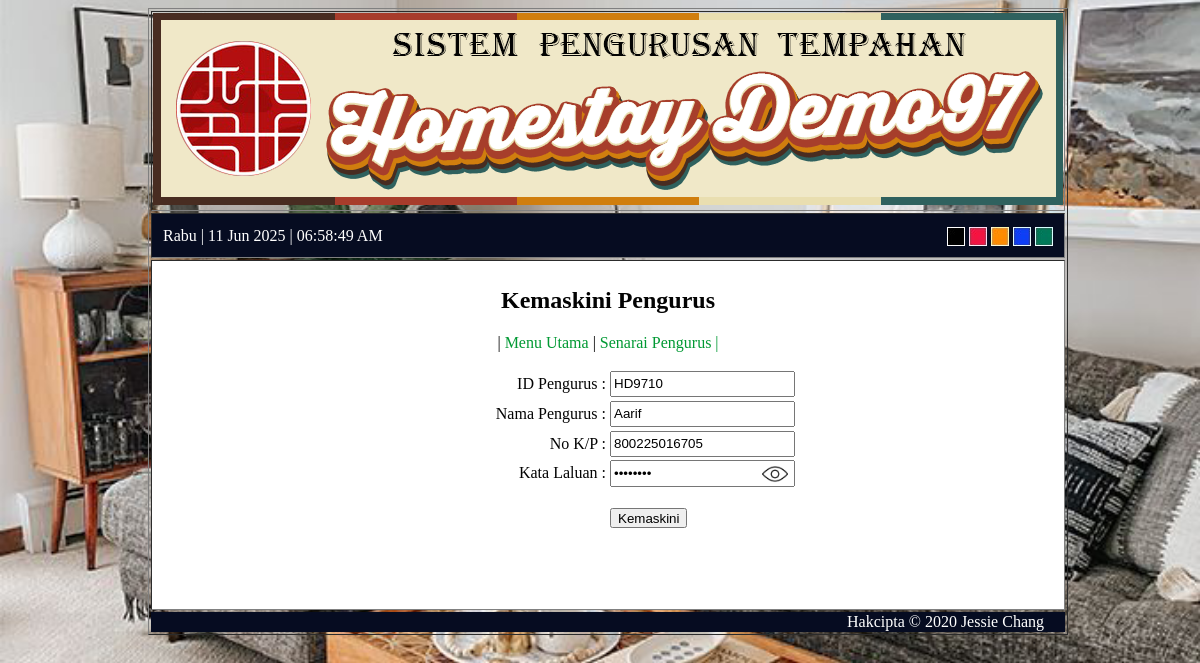
The page /kemaskinipengurus.php?IDPengurus=HD9710 on the database its author committed.
### tables this page shows
CREATE TABLE `pengurus` (
  `IDPengurus` varchar(10) NOT NULL,
  `NamaPengurus` varchar(50) NOT NULL,
  `NoKP` varchar(12) NOT NULL,
  `KataLaluan` varchar(20) NOT NULL
);

### kemaskinipengurus.php (the view, shortened to what this page needs)
<?PHP
include('header.php');
include('connect.php');
echo"<h2>Kemaskini Pengurus</h2>
<p style='color:#030303'>| <a href='menuutamaadmin.php' style='color:#009933'>Menu Utama</a> |
<a href ='senaraipengurusadmin.php' style='color:#009933'>Senarai Pengurus |</a></p>";
$idpengurusW=$_GET['IDPengurus'];
$sqlcari=mysqli_query($jescdb,"select*
from pengurus where IDPengurus='$idpengurusW'");
$data=mysqli_fetch_array($sqlcari);
?>
<form action='kemaskinipengurus.php?IDPengurus=<?PHP echo $idpengurusW; ?>' method='POST'>
<table>
    <tr>
       <td align='right' width='50%'>ID Pengurus : </td>
       <td><input type='text' name='IDPengurus' maxlength='10' value="<?PHP echo $data['IDPengurus'];?>"></td>
    </tr>
    <tr>
       <td align='right' width='50%'>Nama Pengurus : </td>
       <td><input type='text' name='NamaPengurus' value="<?PHP echo $data['NamaPengurus'];?>"></td>
    </tr>
    <tr>
       <td align='right' width='50%'>No K/P :</td>
       <td><input type='text' name='NoKP' maxlength='12' value="<?PHP echo $data['NoKP'];?>">
       </td>
    </tr>
    <tr>
       <td align='right' width='50%'>Kata Laluan :</td>
       <td class="inputBox">
       <input type='password' name='KataLaluan' required minlength='8' required maxlength='14' value="<?PHP echo $data['KataLaluan'];?>" id="password">
       <div id="toggle" onclick="showHide();"></div>
       </td>
    </tr>
    <tr>
       <td></td>
       <td><br><input type='submit' value='Kemaskini'></td>
    </tr>
</table>
</form>
<?PHP include('footer.php');?>

### header.php (style rules this page uses)
* { text-decoration: none; }

### kemaskinipengurus.php (style rules this page uses)
h2 { margin-top: 25px; }
input { position:relative; height: 20px; }
.inputBox { position: relative; height: 25px; }
.inputBox input { position: absolute; top: 0; height: 100%; box-sizing: border-box; outline: none; }
#toggle { position: absolute; top: 51%; right: 8px; transform: translateY(-50%); width: 26px; height: 26px; background: url(./images/show.png); background-size: cover; cursor: pointer; }

### rows shown on the page
pengurus: IDPengurus "HD9710", NamaPengurus "Aarif", NoKP "800225016705"
